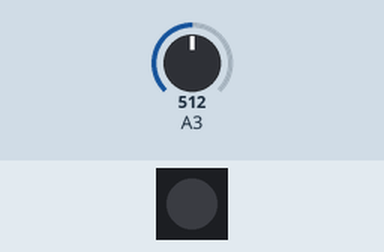
The sketch below on a simulated ATtiny85, built with avr-gcc and run on an emulated ATtiny85. On the bench: 1 RGB LEDs in strip order, left to right. Inputs (shaded band) come from the test bench; at power-on: A3 = 512. Dim RGB values are drawn brighter than linear.

Above: at 1.2 s.
1.3 s: A3 set to 523
At 1.6 s:
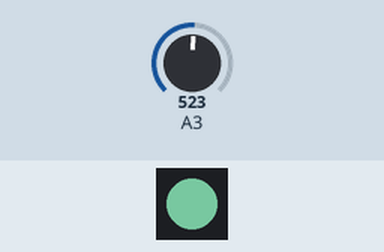
2.8 s: A3 set to 716
At 4.0 s:
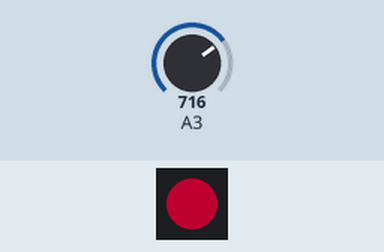
4.3 s: A3 set to 569
5.8 s: A3 set to 552
At 6.2 s:
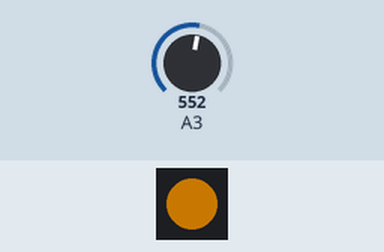
7.3 s: A3 set to 511
At 8.6 s:
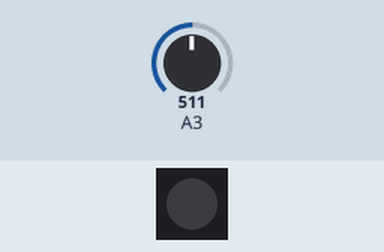
Timing chart, 0 to 9.8 s (numbered marks = the images above; inputs shaded):
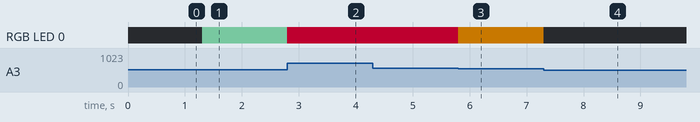

Measured:
- the behaviour switches between 522 and 523 on A3 (found by bisection; images 0 and 1)
- the behaviour switches between 553 and 552 on A3 (found by bisection; images 2 and 3)
- after the input at 1.3 s, RGB LED 0: off → RGB(60, 100, 80) at once
- after the input at 2.8 s, RGB LED 0: RGB(60, 100, 80) → RGB(80, 0, 20) at once
- after the input at 4.3 s, every drawn part: stays the same
- after the input at 5.8 s, RGB LED 0: RGB(80, 0, 20) → RGB(100, 60, 0) at once
- after the input at 7.3 s, RGB LED 0: RGB(100, 60, 0) → off at once

The sketch:

Tagada2.0.ino
```cpp
/*
Tagada 2.0 (CC) 2018 Alice Giordani
AtTiny85 + WS2812 + knitted Pressure Sensor
Press it harder to change the color!
*/

#include <Adafruit_NeoPixel.h>

#define SENSORPIN 3
#define PIN 0
#define NUMPIXEL 1

int delayval = 1;

int newSensorValue = 0;
int oldSensorValue = 0;
int state = 0;

Adafruit_NeoPixel strip = Adafruit_NeoPixel(NUMPIXEL, PIN, NEO_GRB + NEO_KHZ800);

void setup() {
  //Serial.begin(9600);
  oldSensorValue = analogRead(SENSORPIN);
  strip.begin();
  strip.setBrightness(100);
  strip.show();
}

void loop() {
  newSensorValue = analogRead(SENSORPIN);
  //Serial.println(newSensorValue);

  int diff = newSensorValue - oldSensorValue;
  //Serial.println(diff);

  if (diff > 10 && diff <= 20) {
    state = 1;
  } else if (diff > 20 && diff <= 30) {
    state = 2;
  } else if (diff > 30 && diff <= 40) {
    state = 3;
  } else if (diff > 40 && diff <= 50) {
    state = 4;
  } else if (diff > 50) {
    state = 5;
  } else if (diff < 10) {
    state = 0;
  }
  //Serial.println(state);

  for (int i = 0; i < NUMPIXEL; i++) {
    if (state == 1) {
      strip.setPixelColor(i, 0x99FFCC);
    } else if (state == 2) {
      strip.setPixelColor(i, 0xCCFF33);
    } else if (state == 3) {
      strip.setPixelColor(i, 0xFF9900);
    } else if (state == 4) {
      strip.setPixelColor(i, 0xFF3300);
    } else if (state == 5) {
      strip.setPixelColor(i, 0xCC0033);
    } else {
      strip.setPixelColor(i, 0); //off
    }
  }

  strip.show();

  delay(delayval);

}
```
